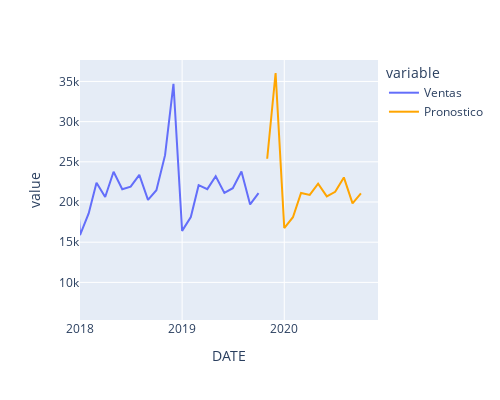

Write notebook code for a chart like this one.
### Code cell
fig = px.line(df)
fig2 = px.line(df_pronostico)
fig2.update_traces(line=dict(color = 'orange'))
fig.add_trace(fig2.data[0])
fig.update_layout(width = 500, height = 400,
                 xaxis_range = ['2018-01-01','2020-12-01'])
fig.show()

### Figure 1 — Plotly figure (JSON) as saved in the notebook; plotly's stock layout.template omitted (floating-point values rounded to 4 significant figures; data arrays with more than 128 entries replaced by an {"elided": "..."} marker saying what was removed)
{"data": [{"hovertemplate": "variable=Ventas<br>DATE=%{x}<br>value=%{y}<extra></extra>", "legendgroup": "Ventas", "line": {"color": "#636efa", "dash": "solid"}, "marker": {"symbol": "circle"}, "mode": "lines", "name": "Ventas", "orientation": "v", "showlegend": true, "type": "scatter", "x": {"elided": "334 str values"}, "xaxis": "x", "y": {"elided": "334 int values"}, "yaxis": "y"}, {"hovertemplate": "variable=Pronostico<br>index=%{x}<br>value=%{y}<extra></extra>", "legendgroup": "Pronostico", "line": {"color": "orange", "dash": "solid"}, "marker": {"symbol": "circle"}, "mode": "lines", "name": "Pronostico", "orientation": "v", "showlegend": true, "type": "scatter", "x": ["2019-11-01T00:00:00", "2019-12-01T00:00:00", "2020-01-01T00:00:00", "2020-02-01T00:00:00", "2020-03-01T00:00:00", "2020-04-01T00:00:00", "2020-05-01T00:00:00", "2020-06-01T00:00:00", "2020-07-01T00:00:00", "2020-08-01T00:00:00", "2020-09-01T00:00:00", "2020-10-01T00:00:00"], "xaxis": "x", "y": [25380.0, 36050.0, 16760.0, 18110.0, 21130.0, 20880.0, 22280.0, 20700.0, 21260.0, 23060.0, 19840.0, 21060.0], "yaxis": "y"}], "layout": {"height": 400, "legend": {"title": {"text": "variable"}, "tracegroupgap": 0}, "margin": {"t": 60}, "width": 500, "xaxis": {"anchor": "y", "domain": [0, 1], "range": ["2018-01-01", "2020-12-01"], "title": {"text": "DATE"}, "type": "date"}, "yaxis": {"anchor": "x", "autorange": true, "domain": [0, 1], "range": [5321.0, 37670.0], "title": {"text": "value"}, "type": "linear"}}}
